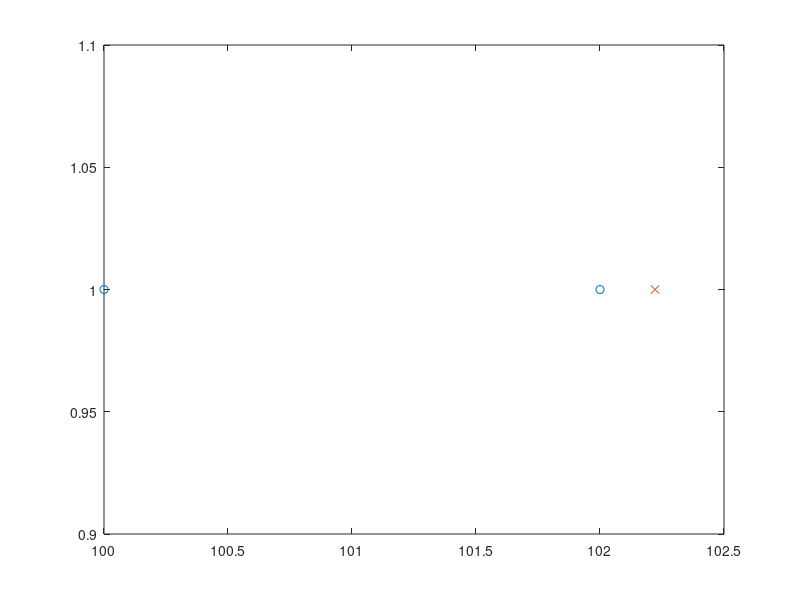

Here is the MATLAB script that generated this plot:
%IMPACT OF CORRELATION ON MEAN VALUE 
% Demonstration of the influence of correlation on
% the mean value of two numbers

%Kai Borre 29-10-94
%Copyright (c) by Kai Borre
%$Revision: 1.0 $  $Date: 1997/09/26 $

clc
A = ones(2,1);
b = [100;102];
axis([99.5 102.5 0 2])
echo on
% Before starting be sure that you are able to
% see what happens in both the workspace
% and the figure window!
%
%
% We start by demonstrating results from
% a diagonal covariance matrix
% First we use the identity matrix
echo off
C = eye(2);
x = lscov(A,b,inv(C));
plot([100 102], [1 1],'o', x,[1],'x')
pause
echo on
% Then we let the weight of the first
% observation tend to infinity
echo off
hold on
for t = 1:5
  	C(1,1) = 10^t;
  	x = lscov(A,b,inv(C));
   plot([100 102], [1 1],'o', x,[1],'x')
  	pause(2)
end
pause
hold off
C(1,1) = 1;
echo on
% Next we move in the opposite direction
% by letting the weight of the second
% observation tend to infinity
echo off
hold on
for t = 1:5
	C(2,2) = 10^t;
	x = lscov(A,b,inv(C));
	plot([100 102], [1 1],'o', x,[1],'x')
	pause(2)
end
pause
hold off
echo on
% Now we study covariance matrices including
% CORRELATION. In some cases this does not change
% things quantitatively. Let us try
% C = [1 .1; .1 3];
echo off
cla
C = [1 .1; .1 3];
x = lscov(A,b,inv(C));
plot([100 102], [1 1],'o', x,[1],'x')
pause
echo on
% But now we shall show something which for sure
% will surprise you: Some choices of C with
% non-zero off-diagonal components may result in
% solutions lying outside the interval between the
% two observations!
% Look here for example
% C = [1.010101 -10; -10 100];
echo off
C = [1.010101 -10; -10 100];
x = lscov(A,b,inv(C));
plot([100 102], [1 1],'o', x,[1],'x')
pause
% This phenomenon shall be investigated in
% Chapter 11
%%%%%%%%% end corrdemo.m  %%%%%%%%%%%%%%%%%%%
